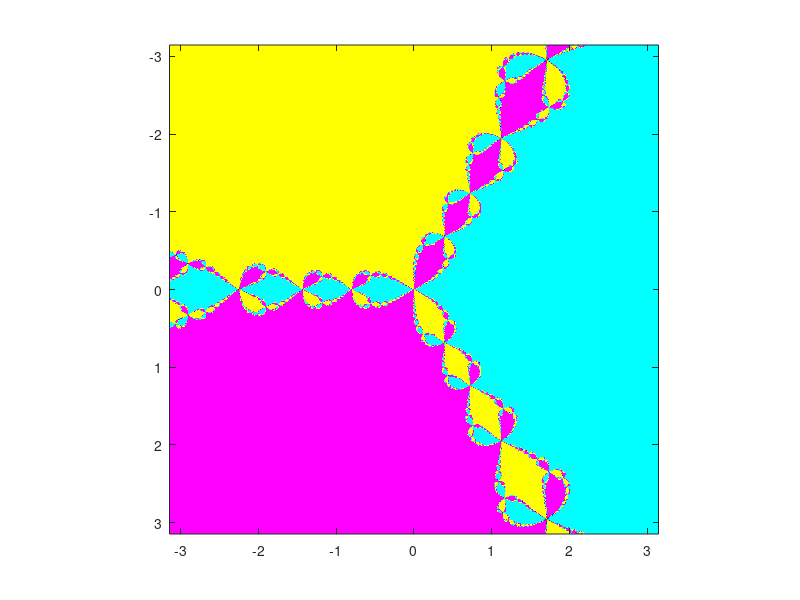

This chart was generated by the following MATLAB code:
function img=coolviz5
%coolviz5
%Z=Z-(Z.^3-1)./(3*Z.^2);
%the above equation is root finding equation or newton raphson
%method.This equation find root of equation z^3-1.
%If the complex plane is iterated in this equation then 
%the result is newton fractal
%                       NEWTON FRACTAL
%usage
%
%   to save image call function as 
%   img=coolviz5;
%   imwrite(img,'newtonfrac.png','png');
%   
    
X  = linspace(-pi,pi,500);
Y  = linspace(-pi,pi,500);
lenx  = length(X);
leny  = length(Y);
Z     = zeros(length(X),length(Y));
colors= zeros(length(X),length(Y),3);
ColorMset = zeros(lenx,leny,3);
colors_uint8   = zeros(lenx,leny,3,'uint8');
for n = 1:lenx        
    Z(n,:)= Y(:)+i*X(n);
end

for n=1:20                   %equation for NEWTON FRACTAL z^3-1
   Z=Z-(Z.^3-1)./(3*Z.^2);
end

m12 = log(2);
abs_z= abs(Z);

hue = angle(Z)/(2*pi);
hue = -min(min(hue))+hue;

sat=ones(size(Z));
val=ones(size(Z));


ColorMset(:,:,1) = hue;
ColorMset(:,:,2) = sat;
ColorMset(:,:,3) = val;

h_wait=waitbar(0,'Please  wait...');
for mm=1:lenx            
    for nn=1:leny        
           a=ColorMset(mm,nn,1);
           s=ColorMset(mm,nn,2);
           v=ColorMset(mm,nn,3);
           zo = floor(6*a); 
           rough = (zo); 
           f = a*6 - zo;
           p = v*(1-s);
           q = v*(1-s*f);
           t = v*(1-s*(1-f));
 
           switch (rough)    
          case 0 
                r=v; g=t; b=p;
          case 1 
                r=q; g=v; b=p;
          case 2 
                r=p; g=v; b=t;
          case 3 
                r=p; g=q; b=v;
          case 4 
                r=t; g=p; b=v;
          case 5 
                r=v; g=p; b=q;
          end             
                 
        
      co = (256*r); 
      if(co>255)          
         co = 255; 
      end                 
      colors(mm,nn,1) = co;
      co = (256*g); 
      if(co>255)          
          co = 255; 
      end                 
      colors(mm,nn,2) = co;
      co = (256*b); 
      if(co>255)          
         co = 255; 
      end                 
      colors(mm,nn,3) = co;

      end            
    waitbar(mm/lenx,h_wait);
end               
close(h_wait);

colors_uint8=uint8(colors);
image(X,Y,uint8(colors))
axis square
if nargout==1
    img=colors_uint8;
end

%function end
